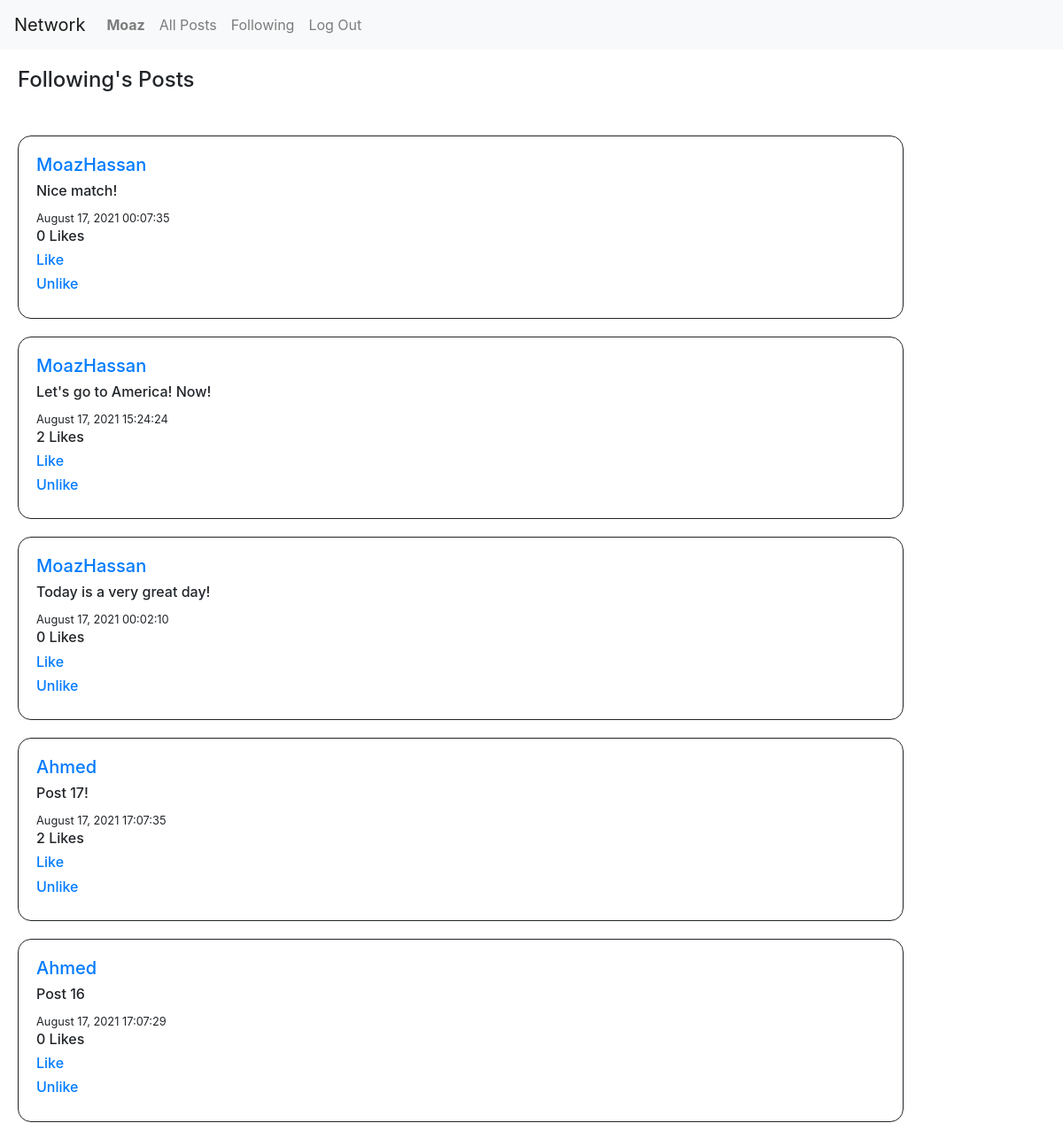
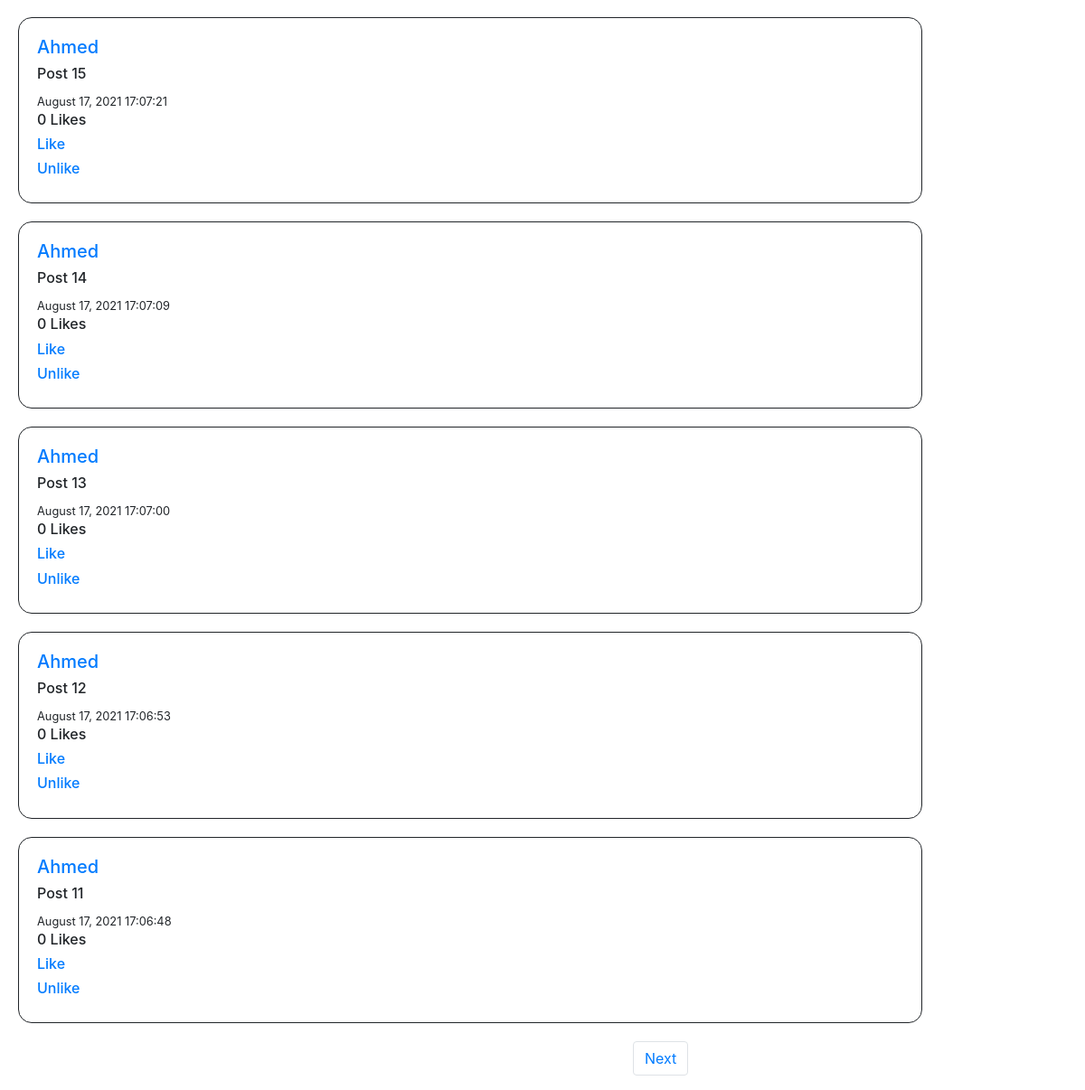
The page /following (signed in) on the database its author committed (2 pictures, top to bottom).
### network/models.py (models this page shows)
class User(AbstractUser):
    followersCount = models.IntegerField(null=True, blank=True, default=0)
    followsCount = models.IntegerField(null=True, blank=True, default=0)
    posts = models.ManyToManyField(Post, blank=True, related_name="userPost")
    followsList = models.ManyToManyField("self", blank=True, related_name="users", symmetrical=False)
    LikedList = models.ManyToManyField(Post, blank=True, related_name="userLikes")

class Post(models.Model):
    text = models.TextField(max_length=1000, default="", blank=True)
    poster = models.CharField(max_length=64, default="")
    date = models.CharField(max_length=64, default="")
    realDate = models.DateTimeField(auto_now=True)
    likesCount = models.IntegerField(null=True, default=0)

### network/views.py (the view)
# urls.py: path("following", views.following, name="following"),
def following(request):
    fList = request.user.followsList.all()
    postList = []
    for f in fList:
        ps = f.posts.all().order_by('-realDate')
        for p in ps:
            postList.append(p)
    paginator = Paginator(postList, 10)
    try:
        page = int(request.GET.get('page', '1'))
    except:
        page = 1
    try:
        posts = paginator.page(page)
    except(EmptyPage, InvalidPage):
        posts = paginator.page(paginator.num_pages)
    return render(request, "network/following.html", {
        "posts":posts
    })

### network/templates/network/following.html (shortened to what this page needs)
{% extends "network/layout.html" %}
{% block body %}
{% if user.is_authenticated %}
    <div style="padding:20px;">
    <h4>Following's Posts</h4>
    </div>
    {% for post in posts %}
    <div id="po">
    <h5><a href="{% url 'Profile' post.poster %}">{{post.poster}}</a></h5>
    <h6>{{ post.text }}</h6>
    <small>{{post.date}}</small>
    <h6>{{post.likesCount}} Likes</h6>
    <h6><a href="{% url 'likeFollowing' post.id %}">Like</a></h6>
    <h6><a href="{% url 'unlikeFollowing' post.id %}">Unlike</a></h6>
    </div>
    {% endfor %}
    <ul class="pagination">
    {% if posts.has_next %}
    <li class="page-item" ><a class="page-link" style="left:700px;" href="?page={{ posts.next_page_number }}">Next</a></li>
    {% endif %}
    </ul>
{% endif %}
{% endblock %}

### network/templates/network/layout.html (shortened to what this page needs)
{% load static %}
<!DOCTYPE html>
<html lang="en">
    <head>
        <link rel="stylesheet" href="https://stackpath.bootstrapcdn.com/bootstrap/4.4.1/css/bootstrap.min.css">
        <link href="{% static 'network/styles.css' %}" rel="stylesheet">
    </head>
    <body>
        <nav class="navbar navbar-expand-lg navbar-light bg-light">
            <a class="navbar-brand" href="{% url 'index' %}">Network</a>
            <div>
              <ul class="navbar-nav mr-auto">
                {% if user.is_authenticated %}
                    <li class="nav-item">
                        <a class="nav-link" href="{% url 'Profile' user.username %}"><strong>{{ user.username }}</strong></a>
                    </li>
                {% endif %}
                <li class="nav-item">
                  <a class="nav-link" href="{% url 'index' %}">All Posts</a>
                </li>
                {% if user.is_authenticated %}
                    <li class="nav-item">
                        <a class="nav-link" href="{% url 'following' %}">Following</a>
                    </li>
                    <li class="nav-item">
                        <a class="nav-link" href="{% url 'logout' %}">Log Out</a>
                    </li>
                {% endif %}
              </ul>
            </div>
          </nav>
        <div class="body">
            {% block body %}
            {% endblock %}
        </div>
    </body>
</html>

### network/templates/network/following.html (style rules this page uses)
#po { border:1px; border-style: solid; border-radius:15px; margin:20px; padding:20px; width: 1000px; }

### rows shown on the page
User: username "Moaz"
Post: poster "MoazHassan", text "Nice match!", date "August 17, 2021 00:07:35", likesCount "0"
Post: poster "MoazHassan", text "Let's go to America! Now!", date "August 17, 2021 15:24:24", likesCount "2"
Post: poster "MoazHassan", text "Today is a very great day!", date "August 17, 2021 00:02:10", likesCount "0"
Post: poster "Ahmed", text "Post 17!", date "August 17, 2021 17:07:35", likesCount "2"
Post: poster "Ahmed", text "Post 16", date "August 17, 2021 17:07:29", likesCount "0"
Post: poster "Ahmed", text "Post 15", date "August 17, 2021 17:07:21", likesCount "0"
Post: poster "Ahmed", text "Post 14", date "August 17, 2021 17:07:09", likesCount "0"
Post: poster "Ahmed", text "Post 13", date "August 17, 2021 17:07:00", likesCount "0"
Post: poster "Ahmed", text "Post 12", date "August 17, 2021 17:06:53", likesCount "0"
Post: poster "Ahmed", text "Post 11", date "August 17, 2021 17:06:48", likesCount "0"
